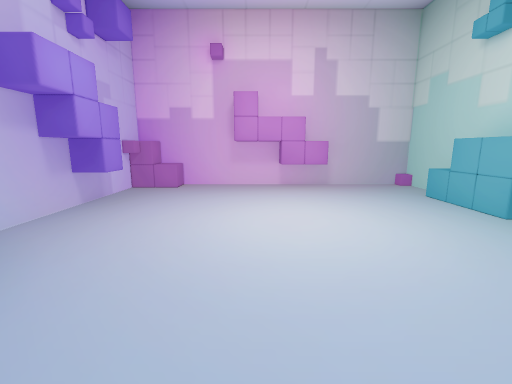
view 1 (above)

12 first-person views from a walk through a scene from a Unity 3-D project. The camera is 1.4 m above the floor, tilts 10° down and sees 90° across. The floor is counted in squares, 0.5 m on a side. Each view is taken from the middle of a square. On the plan, view 1 faces up. The plan holds only what a view shows up to about 19 squares ahead; the rest is blank. The player character is not drawn.

view 2
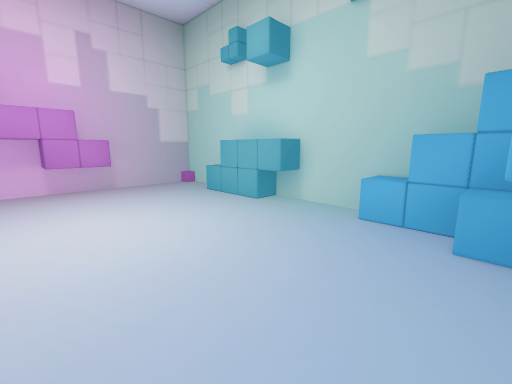

view 3
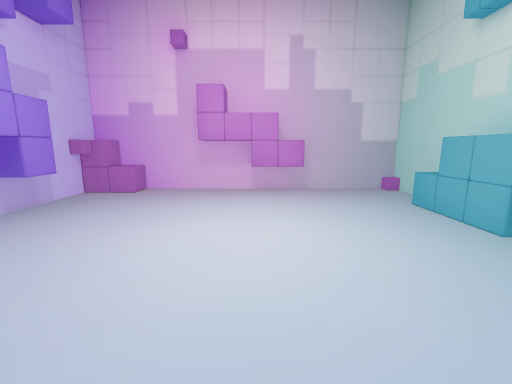

view 4
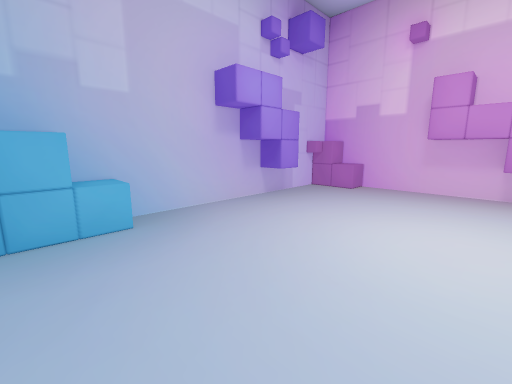

view 5
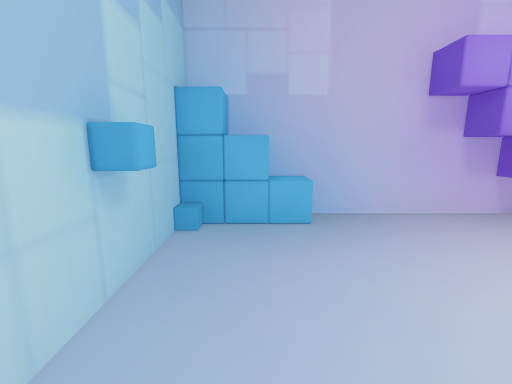

view 6
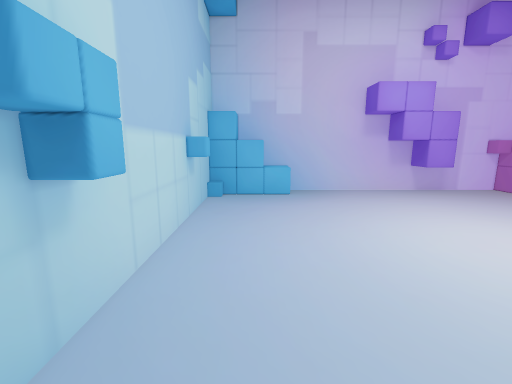

view 7
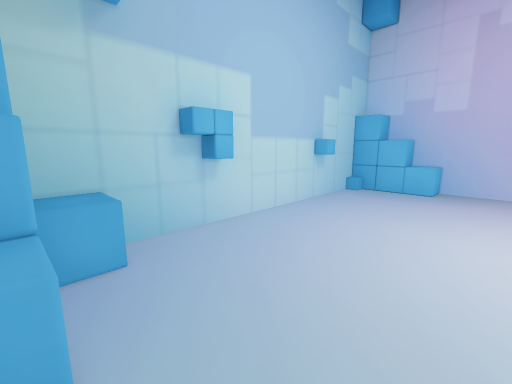

view 8
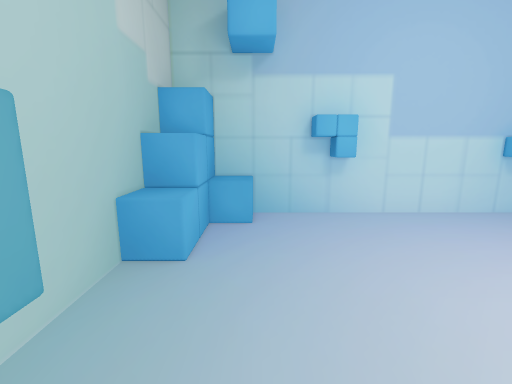

view 9
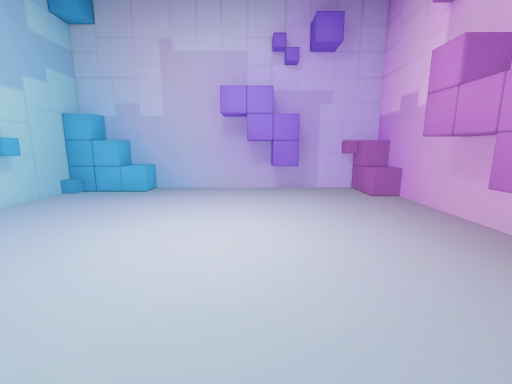

view 10
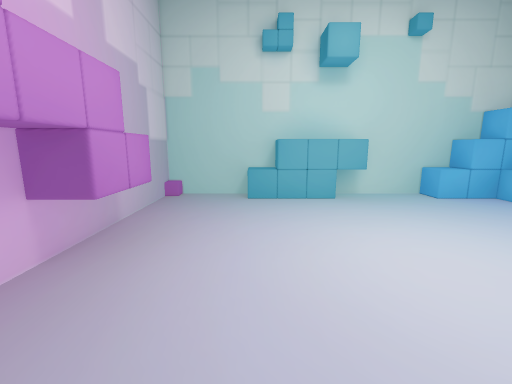

view 11
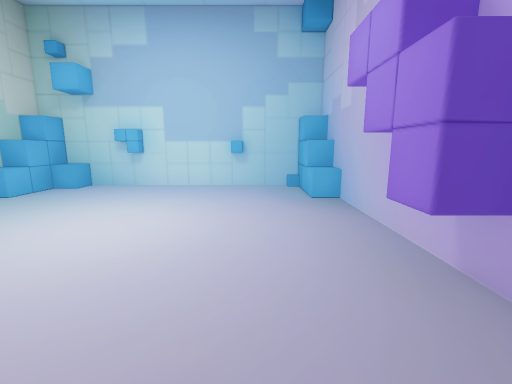

view 12
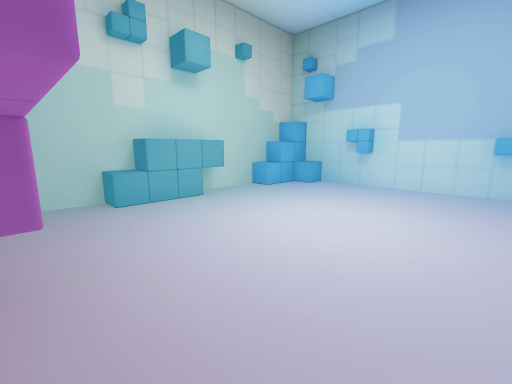

### Floor plan
Key: @ floor where view 1 was taken; # wall or solid block; . floor; ^ raised ledge.
Columns run from 9 left of view 1 to 11 right of it. Each row starts with its distance up from view 1.
 19  ##^#####    ########
 18 ###^....#######.....#
 17 ##..................#
 16 #...................#
 15 #...................#
 14 ###................^^
 13  ##................##
 12   #................##
 11  ##................#
 10 ###................#
  9 #..................##
  8 #..................##
  7 #...................#
  6 #...................#
  5 #...................#
  4 #^^................^^
  3 #^^................^^
  2 ###................##
  1  ##...............^##
  0   #...##.@...###.^^#
 -1   ################^#

Positions as (right, up) in squares from view 1, and headings:
1: (0, 0), facing up
2: (0, 0), facing up-right
3: (2, 2), facing up
4: (2, 1), facing up-left
5: (2, 2), facing left
6: (8, 2), facing left
7: (10, 7), facing down-left
8: (8, 10), facing down
9: (9, 11), facing left
10: (-4, 14), facing right
11: (-4, 18), facing down
12: (-3, 18), facing down-right
